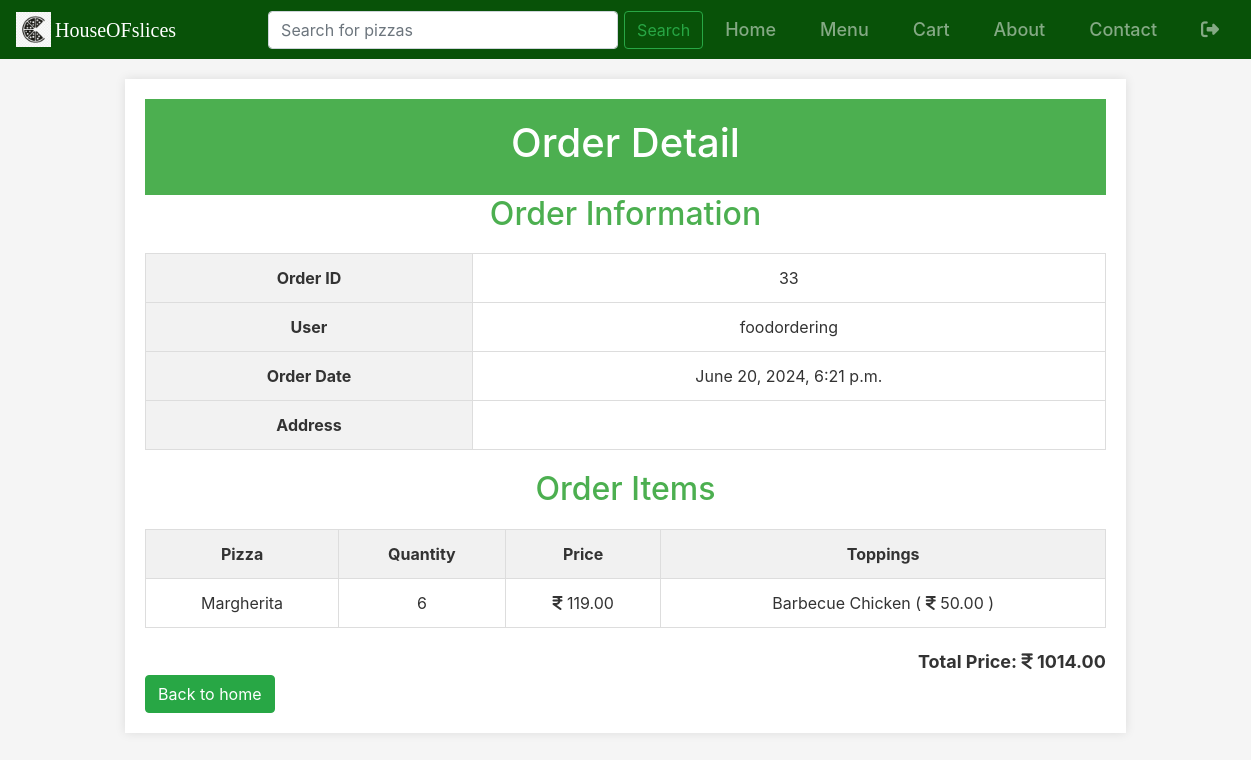
Screenshot of /order/33/ (signed in) with the database file from the repository.
### Food_ordering_app/models.py (models this page shows, shortened)
class Order(models.Model):
    user = models.ForeignKey(User,  on_delete=models.CASCADE, related_name='orders')
    time = models.DateTimeField(auto_now=True)
    total_price = models.DecimalField(max_digits=6, decimal_places=2)
    in_cart = models.BooleanField(default=True)
    placed = models.BooleanField(default=False)
    completed = models.BooleanField(default=False)

class OrderItem(models.Model):
    order = models.ForeignKey(Order, on_delete=models.CASCADE, related_name='order_items')
    category = models.CharField(max_length=20)
    menuitem = models.ForeignKey(MenuItem, on_delete=models.CASCADE)
    quantity = models.PositiveIntegerField(default=1)
    price = models.DecimalField(max_digits=6, decimal_places=2)
    toppings = models.ManyToManyField(PizzaTopping, blank=True, related_name='order_items')

class MenuItem(models.Model):
    category = models.ForeignKey(Category, on_delete=models.CASCADE, related_name='categories')
    pizza_name = models.CharField(max_length=100)
    description = models.TextField(null=True, blank=True)
    price = models.DecimalField(max_digits=5, decimal_places=2, default=0)
    image = models.ImageField(upload_to="images/")

class PizzaTopping(models.Model):
    name = models.CharField(max_length=20)
    price = models.DecimalField(max_digits=5, decimal_places=2, default=0)

### Food_ordering_app/views.py (the view)
# urls.py: path('order/<int:order_id>/', views.order_details, name='order_details'),
def order_details(request, order_id):
    order = get_object_or_404(Order, id=order_id, user=request.user)
    order_items = order.order_items.all()
    return render(request, 'order_details.html', {'order': order, 'order_items': order_items})

### Food_ordering_app/templates/order_details.html (shortened to what this page needs)
{% extends "index.html" %}
{% block start %}
    <div class="order-details-container">
        <div class="box-heading">
            <h1>Order Detail</h1>
        </div>
        <div class="order-info">
            <h2 class="heading-h2">Order Information</h2>
            <table>
                <tr>
                    <th>Order ID</th>
                    <td>{{ order.id }}</td>
                </tr>
                <tr>
                    <th>User</th>
                    <td>{{ order.user.username }}</td>
                </tr>
                <tr>
                    <th>Order Date</th>
                    <td>{{ order.time }}</td>
                </tr>
                <tr>
                    <th>Address</th>
                    <td>{{ order.address }}</td>
                </tr>
            </table>
        </div>
        <div class="order-items">
            <h2 class="heading-h2">Order Items</h2>
            <table>
                <thead>
                    <tr>
                        <th>Pizza</th>
                        <th>Quantity</th>
                        <th>Price</th>
                        <th>Toppings</th>
                    </tr>
                </thead>
                <tbody>
                    {% for item in order_items %}
                    <tr>
                        <td>{{ item.menuitem.pizza_name }}</td>
                        <td>{{ item.quantity }}</td>
                        <td><i class="fa-solid fa-indian-rupee-sign"></i> {{ item.price }}</td>
                        <td>
                            {% if item.toppings.all %}
                                {% for topping in item.toppings.all %}
                                    {{ topping.name }} ( <i class="fa-solid fa-indian-rupee-sign"></i> {{topping.price}} ){% if not forloop.last %}, {% endif %}
                                {% endfor %}
                            {% else %}
                                None
                            {% endif %}
                        </td>
                    </tr>
                    {% endfor %}
                </tbody>
            </table>
        </div>
        <div class="total">
            <strong>Total Price: <i class="fa-solid fa-indian-rupee-sign"></i> {{ order.total_price }}</strong>
        </div>
        <a href="{% url 'Food_ordering_app:index' %}" class="btn btn-success">Back to home</a>
    </div>
{% endblock %}

### Food_ordering_app/static/css/style.css (style rules this page uses)
* { margin: 0; padding: 0; box-sizing: border-box; }
body { background-color: #f5f5f5; color: #333; }
.box-heading { background-color: #4CAF50; color: white; text-align: center; padding: 20px 60px ; }
table { width: 100%; border-collapse: collapse; margin-bottom: 20px; }
table, th, td { border: 1px solid #ddd; }
th, td { padding: 12px; text-align: center; }
th { background-color: #f2f2f2; }
.heading-h2 { text-align: center; color: #4CAF50; margin-bottom: 20px; }
.order-details-container { width: 80%; margin: 20px auto; background: #fff; padding: 20px; box-shadow: 0 0 10px rgba(0,0,0,0.1); }
.order-info, .order-items { margin-bottom: 20px; }
.order-info table, .order-items table { width: 100%; border-collapse: collapse; margin-bottom: 20px; }
.order-items table th { background-color: #f1f1f1; }
.total { text-align: right; font-size: 18px; color: #333; }

### rows the page displays
Order: id "33", user.username "foodordering", time "June 20, 2024, 6:21 p.m.", total_price "1014.00"
OrderItem: menuitem.pizza_name "Margherita", quantity "6", price "119.00"
PizzaTopping: name "Barbecue Chicken", price "50.00"
